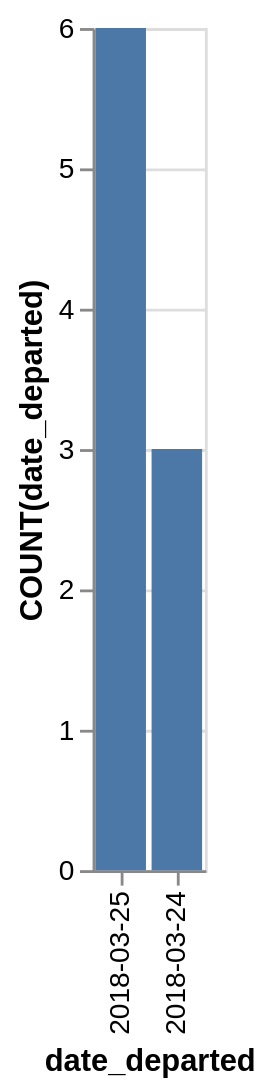

Describe this chart as a Vega-Lite specification.
### Vega-Lite specification from a JSON file in a GitHub repository (floating-point values rounded to 4 significant figures)
{"data": {"values": [{"x_data": "2018-03-25", "y_data": 6}, {"x_data": "2018-03-24", "y_data": 3}]}, "mark": "bar", "encoding": {"x": {"field": "x_data", "type": "nominal", "title": "date_departed", "sort": {"op": "sum", "field": "y_data", "order": "descending"}}, "y": {"field": "y_data", "type": "quantitative", "title": "COUNT(date_departed)"}}}
